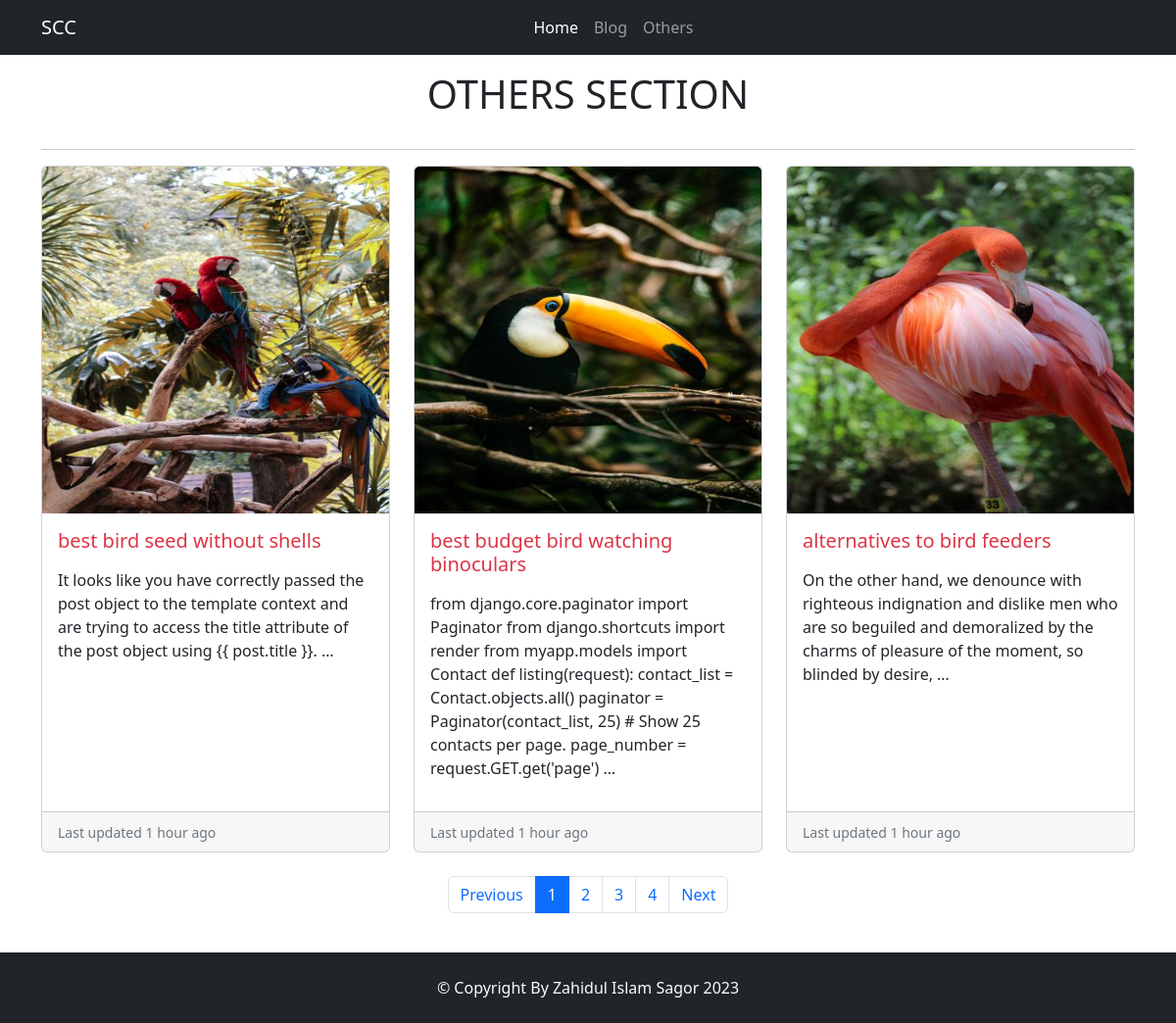
/tools/, run on the app's committed database.
### blog/models.py (models this page shows, shortened)
class Post(models.Model):
    STATUS = [('draft', 'Draft'), ('publish', 'Publish')]
    title = models.CharField(max_length=200)
    slug = models.SlugField(unique=True, blank = True, null = True)
    content = RichTextUploadingField()
    created_post = models.DateTimeField(auto_now_add = True)
    update_post = models.DateField(auto_now = True)
    category = models.ForeignKey(Category, on_delete=models.CASCADE)
    status = models.CharField(max_length=10, choices=STATUS, default='draft')
    featured = models.ImageField(upload_to='blogs/', blank=True, null=True)
    meta_title = models.CharField(max_length=200, blank=True, null=True)
    meta_des = models.TextField(blank=True, null=True)
    class Meta:
        verbose_name_plural = 'All Post'

### blog/views.py (the view)
# urls.py: path('tools/', views.Tools, name='tools'),
def Tools(request):
    quaryset = Post.objects.filter(status='publish').order_by('-category')
    per_page = 3
    paginator = Paginator(quaryset, per_page)
    page_number = request.GET.get('page')
    tool_post = paginator.get_page(page_number)
    context = {'tool_post':tool_post}
    return render(request, 'blog/tools.html', context)

### templates/blog/tools.html
{% extends 'blog/base.html' %}
{% block content %}
<div class="container">
    <h1 class="text-center py-3">OTHERS SECTION</h1>
    <hr>
    <div class="row row-cols-1 row-cols-md-3 g-4">
        {% for creation in tool_post %}
        <div class="col">
          <div class="card h-100">
            <img src="{% if creation.featured %}{{creation.featured.url}}{% endif %}" class="card-img-top" alt="...">
            <div class="card-body">
              <h5 class="card-title"><a href="{% url 'single_post' creation.slug %}" class="text-decoration-none text-danger">{{creation.title}}</a></h5>
              <p class="card-text">{{creation.content|truncatewords:30|safe}}</div>
            <div class="card-footer">
              <small class="text-muted">Last updated {{creation.update_post|timesince}} ago</small>
            </div>
          </div>
        </div>
        {% endfor %}
    </div>
    <nav aria-label="page navigation example" class="py-4">
      <ul class="pagination justify-content-center">
        {% if tool_post.has_previous %}
        <li class="page-item">
          <a class="page-link" href="?page={{tool_post.previous_page_number}}">Previous</a>
        </li>
        {% else %}
        <li class="page-item disable">
          <a class="page-link">Previous</a>
        </li>
        {% endif %}
        {% for i in tool_post.paginator.page_range  %}
        {% if tool_post.number == i %}
        <li class="page-item active"><a class="page-link" href="?page={{i}}">{{i}}</a>
        {% else %}
        <li class="page-item"><a class="page-link" href="?page={{i}}">{{i}}</a>
        {% endif %}
        {% endfor %}
        {% if tool_post.has_next %}
        <li class="page-item">
          <a class="page-link" href="?page={{tool_post.next_page_number}}">Next</a>
        </li>
        {% else %}
        <li class="page-item disable">
          <a class="page-link">Next</a>
        </li>
        {% endif %}
      </ul>
    </nav>
</div>
{% endblock content %}

### data on the page
Post: featured (picture), title "best bird seed without shells", content "It looks like you have correctly passed the post object to the template context and are trying to access the title attribute of the post object using {{ post.title }}. …", update_post "1 hour"
Post: featured (picture), title "best budget bird watching binoculars", content "from django.core.paginator import Paginator from django.shortcuts import render from myapp.models import Contact def listing(request): contact_list = Contact.objects.all() paginator = Paginator(contact_list, 25) # Show 25 contacts per page. page_number = request.GET.get('page') …", update_post "1 hour"
Post: featured (picture), title "alternatives to bird feeders", content "On the other hand, we denounce with righteous indignation and dislike men who are so beguiled and demoralized by the charms of pleasure of the moment, so blinded by desire, …", update_post "1 hour"

### other printed values
{{ i }} "1"
{{ i }} "2" "3" "4"
